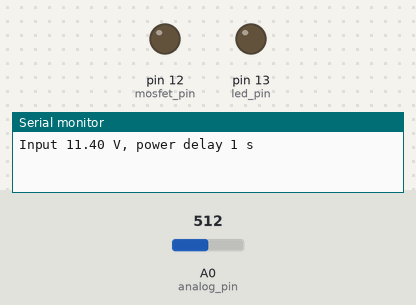
Recording of a sketch running on a simulated Arduino Uno, built with avr-gcc and run on an emulated ATmega328P. Shown: output pins drawn as LEDs (lit = HIGH), the last lines printed to the serial monitor. Inputs (shaded band) come from the test bench; at power-on: A0 (analog_pin) = 512.

Above: at 0.1 s.
At 1.2 s:
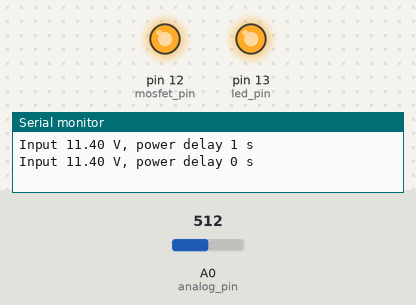
Timing chart, 0 to 2.7 s (numbered marks = the images above):
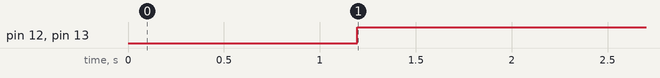

Measured:
- by itself, pin 12 (mosfet_pin), pin 13 (led_pin): LOW → HIGH at 1.2 s

The sketch:

sketch_voltage_control.ino
```cpp
const int analog_pin = A0;    // Naming analog input pin
const char mosfet_pin = 12;   // Transistor control pin
const char led_pin = 13;      // Indication pin

unsigned int  uart_delay = 0;      // In ms
unsigned long power_on_delay = 1000ul * 1;  // In ms

void setup() {
  Serial.begin(9600);         // Initiating Serial communication
  // Setting output control pins
  pinMode(mosfet_pin, OUTPUT);
  pinMode(led_pin, OUTPUT);

  digitalWrite(mosfet_pin, LOW);
}

void loop() {
  unsigned int adc_input = analogRead (analog_pin); // Analog Values from 0 to 1023
  // reference voltage 5 ~4.98V
  // adc resolution 1024
  // divider values 1k, 3.3k sum ~4.3R
  // block input diode 0.6-0.7V
  float adc_voltage = adc_input * 4.98/1024 * (994 + 3283)/994 ; // voltage in volts
  float input_voltage = adc_voltage + 0.69; // voltage + 0.69V drop on input diode

  if (input_voltage > 11.0 && power_on_delay == 0)
  {
    // power on system
    digitalWrite(mosfet_pin, HIGH);
    digitalWrite(led_pin, HIGH);
  }
  else if (input_voltage < 8.0)
  {
    // power off system
    digitalWrite(mosfet_pin, LOW);
    digitalWrite(led_pin, LOW);

    power_on_delay = 1000ul * 60 * 5;    // Set delay for power on to 5 minutes.
  }

  if (uart_delay == 0) // Every ms send data to usb uart interface
  {
    Serial.print("Input ");
    Serial.print(input_voltage);
    Serial.print(" V, power delay ");
    Serial.print(power_on_delay/1000);
    Serial.println(" s");
    uart_delay = 1000;
  }

  // Time
  if (power_on_delay > 0) // Decrease power delay if present
  {
    power_on_delay -= 1;
  }

  if (uart_delay > 0) // Decrease uart delay if present
  {
    uart_delay -= 1;
  }

  delay(1);
}
```
